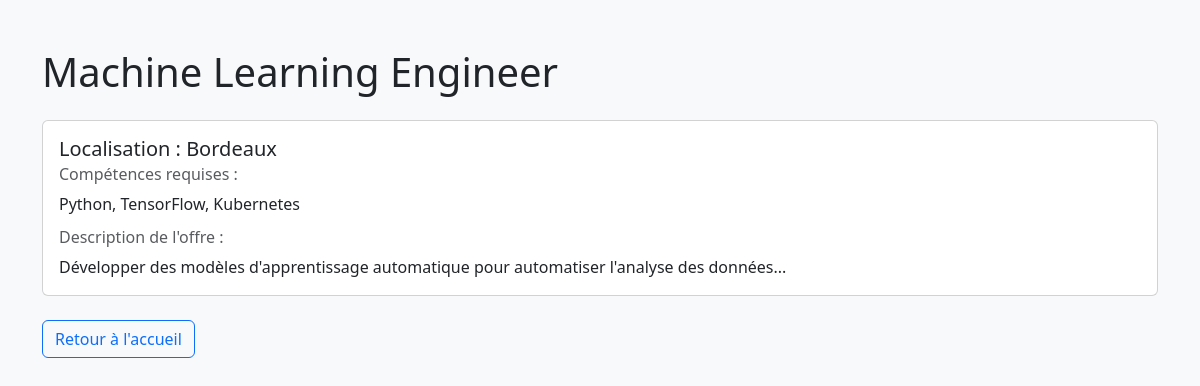
Page /offre/4 on the committed database.
### app.py (models this page shows)
class OffreEmploi(db.Model):
    id = db.Column(db.Integer, primary_key=True)
    titre = db.Column(db.String(100), nullable=False)
    description = db.Column(db.String(500), nullable=False)
    localisation = db.Column(db.String(100), nullable=False)
    competences = db.Column(db.String(200), nullable=False)
    date_publication = db.Column(db.String(50), nullable=False)

### app.py (the view)
@app.route("/offre/<int:offre_id>")
def view_offre(offre_id):
    offre = OffreEmploi.query.get_or_404(offre_id)  # Récupérer l'offre par ID
    return render_template("view_offre.html", offre=offre)

### templates/view_offre.html (shortened to what this page needs)
<!DOCTYPE html>
<html lang="fr">
<head>
    <link href="https://cdn.jsdelivr.net/npm/bootstrap@5.3.0/dist/css/bootstrap.min.css" rel="stylesheet">
</head>
<body class="bg-light">
    <div class="container mt-5">
        <h1 class="mb-4">{{ offre.titre }}</h1>
        <div class="card mb-4">
            <div class="card-body">
                <h5 class="card-title">Localisation : {{ offre.localisation }}</h5>
                <h6 class="card-subtitle mb-2 text-muted">Compétences requises :</h6>
                <p class="card-text">{{ offre.competences }}</p>
                <h6 class="card-subtitle mb-2 text-muted">Description de l'offre :</h6>
                <p class="card-text">{{ offre.description }}</p>
            </div>
        </div>
        <a href="{{ url_for('home') }}" class="btn btn-outline-primary">Retour à l'accueil</a>
    </div>
</body>
</html>

### rows in the picture
OffreEmploi: titre "Machine Learning Engineer", localisation "Bordeaux", competences "Python, TensorFlow, Kubernetes", description "Développer des modèles d'apprentissage automatique pour automatiser l'analyse des données..."
